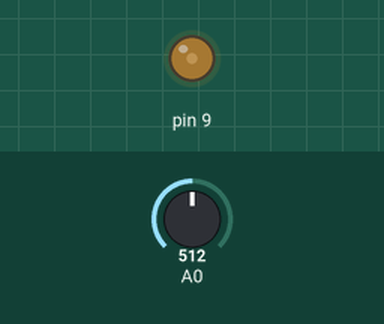
Recording of a sketch running on a simulated Arduino Uno, built with avr-gcc and run on an emulated ATmega328P. Shown: output pins drawn as LEDs (lit = HIGH). The inputs (shaded band) are chosen by the test bench; at power-on: A0 = 512.

Above: at 1.2 s.
1.3 s: A0 set to 716
At 2.5 s:
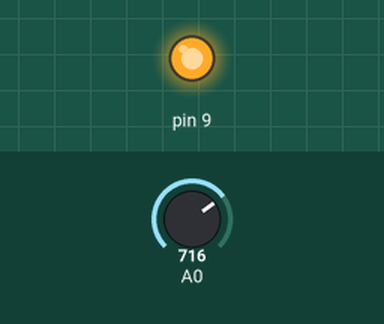
2.8 s: A0 set to 691
4.3 s: A0 set to 681
At 4.8 s:
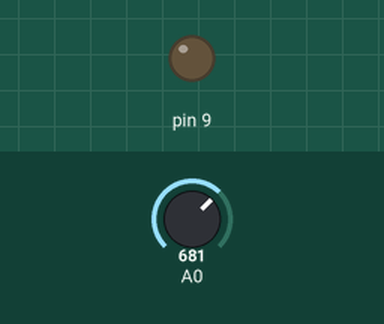
5.8 s: A0 set to 306
At 7.0 s:
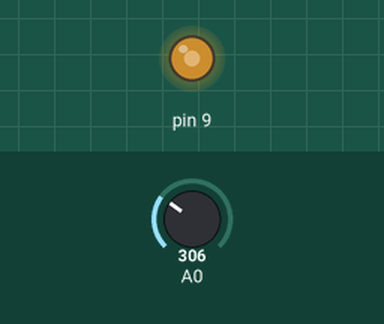
7.3 s: A0 set to 511
At 8.3 s:
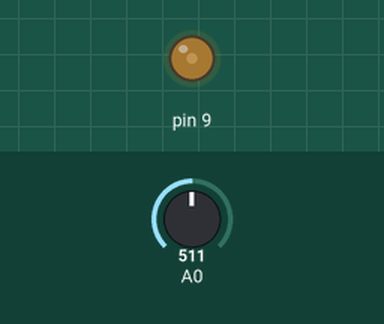
8.8 s: A0 set to 900
At 9.4 s:
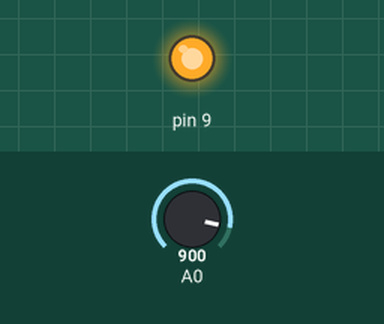
Timing chart, 0 to 11.3 s (numbered marks = the images above; inputs shaded):
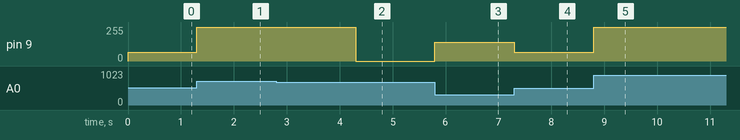

Measured:
- the behaviour switches between 682 and 681 on A0 (found by bisection; images 1 and 2)
- after the input at 1.3 s, pin 9: 64/255 → 255/255 at once
- after the input at 2.8 s, every drawn part: stays the same
- after the input at 4.3 s, pin 9: 255/255 → 0/255 at once
- after the input at 5.8 s, pin 9: 0/255 → 142/255 at once
- after the input at 7.3 s, pin 9: 142/255 → 64/255 at once
- after the input at 8.8 s, pin 9: 64/255 → 255/255 at once

The sketch:

LED_Brightness_Control_with_Photoresistor.ino
```cpp
void setup()
{
    pinMode(A0, INPUT);
    pinMode(9, OUTPUT);
}

void loop()
{
    int photores_reading = analogRead(A0);
    int mapped_value = map(photores_reading, 6, 679, 255, 0);
    analogWrite(9, mapped_value);
}
```
